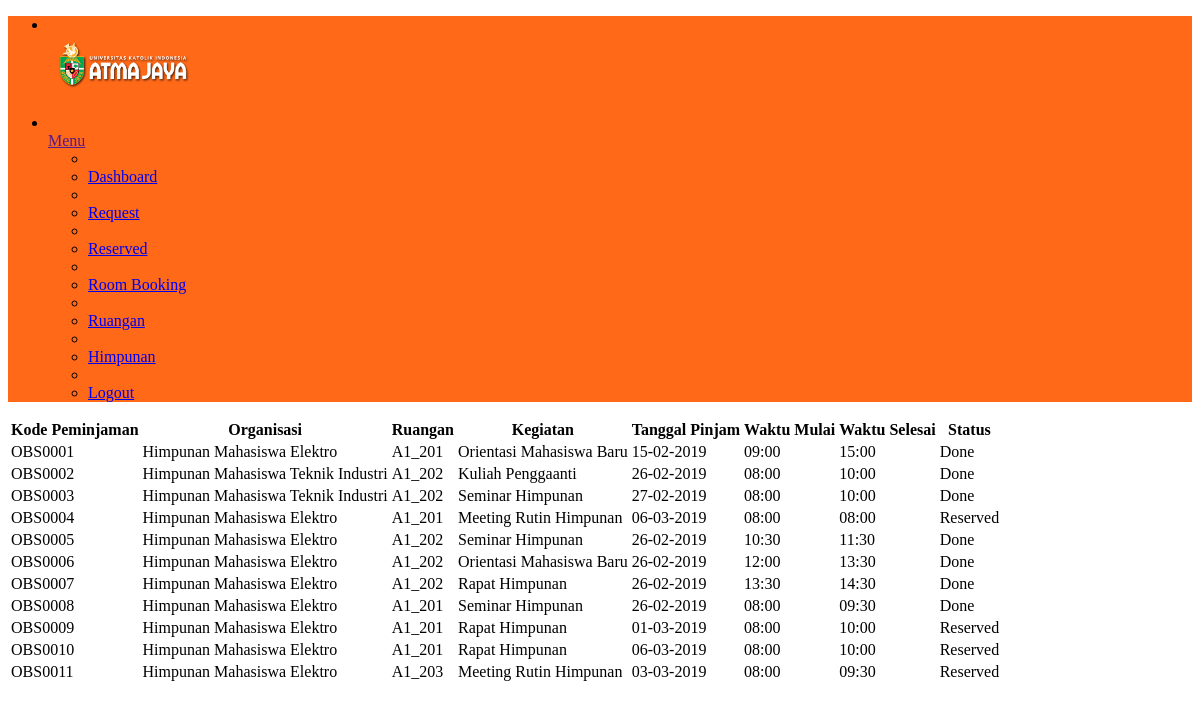
Before: /?page=DataReserved (signed in) with the older database file.
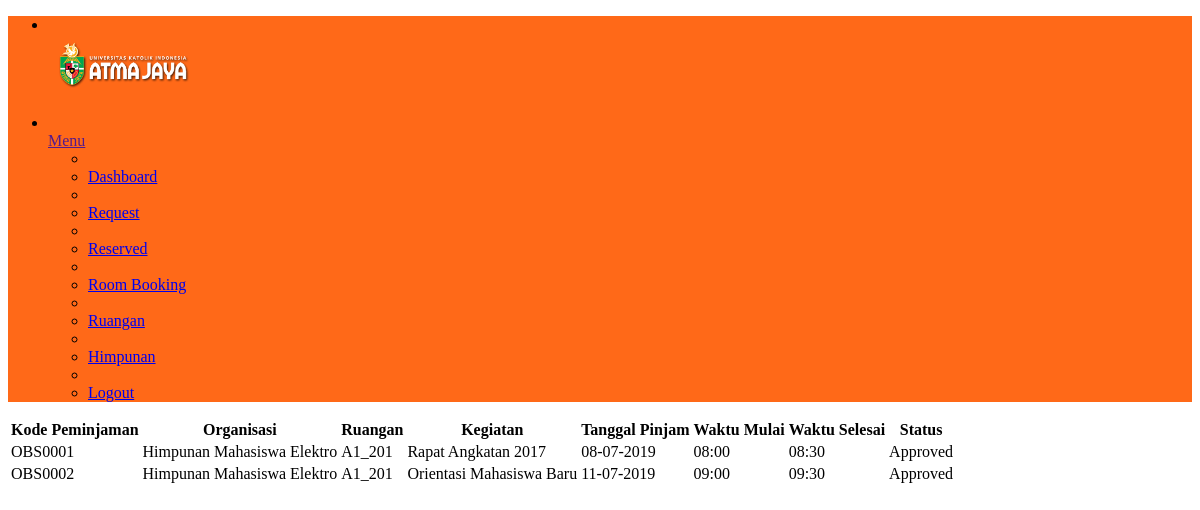
After: the same page with the newer database file.
### tables this page shows
CREATE TABLE IF NOT EXISTS `tb_observasi` (
  `kd_peminjaman` varchar(10) NOT NULL,
  `id_request` varchar(10) NOT NULL,
  `kd_ruangan` varchar(15) NOT NULL,
  `tanggal_pinjam` date NOT NULL,
  `waktu_pinjam` time NOT NULL,
  `waktu_selesai` time NOT NULL,
  `status_peminjaman` text NOT NULL,
  PRIMARY KEY (`kd_peminjaman`),
  KEY `id_request` (`id_request`)
);

CREATE TABLE IF NOT EXISTS `tb_request` (
  `id_request` varchar(10) NOT NULL,
  `nama_organisasi` varchar(50) NOT NULL,
  `kd_ruangan` varchar(15) NOT NULL,
  `keperluan` text NOT NULL,
  `tanggal_permohonan` date NOT NULL,
  `tanggal_pinjam` date NOT NULL,
  `durasiWaktu` varchar(15) NOT NULL,
  `waktu_mulai` time NOT NULL,
  `waktu_selesai` time NOT NULL,
  `action` varchar(20) NOT NULL,
  PRIMARY KEY (`id_request`),
  KEY `nama_organisasi` (`nama_organisasi`)
);

### Koneksi/koneksi.php (called while the page is built, shortened)
<?php
	$myDbs = "sistem_ruangan";
?>

### fungsi/fungsi.php (called while the page is built, shortened)
<?php
class DB_Functions {
    function __construct() {
        include 'Koneksi/koneksi.php';
    }
    function getDataReserved() {
        $result = mysql_query("SELECT a.kd_peminjaman, b.nama_organisasi, a.kd_ruangan, a.tanggal_pinjam, "
                . "time_format(a.waktu_pinjam, '%H:%i') as waktu_pinjam, "
                . "time_format(a.waktu_selesai, '%H:%i') as waktu_selesai, b.keperluan, a.status_peminjaman "
                . "FROM tb_observasi as a JOIN tb_request as b WHERE a.id_request = b.id_request "
                . "Order By kd_peminjaman ASC ");
        return $result;
    }
}
?>

### library/inc.library.php (called while the page is built, shortened)
<?php
	function IndonesiaTgl($tanggal){
		$tgl = substr($tanggal,8,2);
		$bln = substr($tanggal,5,2);
		$thn = substr($tanggal,0,4);
		$tanggal = "$tgl-$bln-$thn";
		return $tanggal;
	}
?>

### show_reserved.php (the view, shortened to what this page needs)
<!DOCTYPE html>
<html>
<head>
	<?php
	require "./admin/partials/header.php";
	include "./library/inc.library.php";
	include "./fungsi/fungsi.php";
        $fungsi = new DB_Functions();
	?>
    <link rel="stylesheet" type="text/css" href="https://cdn.datatables.net/1.10.11/css/jquery.dataTables.min.css">
    <?php
    $fungsi->updateDoneStatus(date("Y/m/d"));
    ?>
</head>
		<main class="main-content bgc-grey-100">
			<div id="mainContent">
				<table class="display table table-striped table-bordered" id="datatable">
                    <thead>
                    	<th>Kode Peminjaman</th>
                    	<th>Organisasi</th>
                    	<th>Ruangan</th>
                        <th>Kegiatan</th>
                    	<th>Tanggal Pinjam</th>
                        <th>Waktu Mulai</th>
                    	<th>Waktu Selesai</th>
                    	<th>Status</th>
                    </thead>
                    <tbody>
                    	<?php
                                $myQry = $fungsi->getDataReserved();
                                while ($kolomData = mysql_fetch_array($myQry)) {
                                    ?>
                                    <tr>
                                        <td><?php echo $kolomData['kd_peminjaman']; ?></td>
                                        <td><?php echo $kolomData['nama_organisasi']; ?></td>
                                        <td><?php echo $kolomData['kd_ruangan']; ?></td>
                                        <td><?php echo $kolomData['keperluan']; ?></td>
                                        <td><?php echo IndonesiaTgl($kolomData['tanggal_pinjam'])?></td>
                                        <td><?php echo $kolomData['waktu_pinjam'] ?></td>
                                        <td><?php echo $kolomData['waktu_selesai'] ?></td>
                                        <td><?php echo $kolomData['status_peminjaman']; ?></td>
                                    </tr>
                                <?php } ?>
                    </tbody>
                </table>
			</div>
		</main>
</html>

### index.php (shortened to what this page needs)
<!DOCTYPE html>
<html>
    <head>
        <?php
        include "./admin/partials/header.php";
        ?>
    </head>
    <body class="app">
        <div class="page-container">
            <?php
            require './admin/partials/navbar.php';
            ?>
            <?php include './Page/page.php' ?>
        </div>
    </body>
</html>

### admin/partials/header.php (shortened to what this page needs)
<link href="admin/assets/style.css" rel="stylesheet">

### admin/partials/navbar.php (shortened to what this page needs)
<div class="header navbar" style="background-color:#FF6918; width:100%;">
    <div class="header-container">
        <ul class="nav-left">
            <li class="dropdown">
                <a href="" class="dropdown-toggle no-after peers fxw-nw ai-c lh-1" data-toggle="dropdown">
                    <div class="peer mR-10">
                    </div>
                    <div class="peer">
                        <span class="fsz-sm c-white"><img src="./assets/assets/static/images/header.png" height="60.em" width="150.em"></span>
                    </div>
                </a>
            </li>
        </ul>
        <ul class="nav-right">
            <li class="dropdown">
                <a href="" class="dropdown-toggle no-after peers fxw-nw ai-c lh-1" data-toggle="dropdown">
                    <div class="peer mR-10">
                    </div>
                    <div class="peer">
                        <span class="fsz-sm c-white">Menu</span>
                    </div>
                </a>
                <ul class="dropdown-menu fsz-sm">
                    <?php
                    if (empty($_SESSION['level'])) {
                        ?>
                        <li role="separator" class="divider"></li>
                        <li>
                            <a href="" class="d-b td-n pY-5 bgcH-grey-100 c-grey-700">
                                <a href="?page=Login"><span>Login</span></a>
                            </a>
                        </li>
                        <?php
                    } else if ($_SESSION['level'] == 'admin') {
                        ?>
                        <li role="separator" class="divider"></li>
                        <li>
                            <a href="" class="d-b td-n pY-5 bgcH-grey-100 c-grey-700">
                                <a href="?page=HomePage"><span>Dashboard</span></a>
                            </a>
                        </li>
                </li>
                <li role="separator" class="divider"></li>
                <li>
                    <a href="" class="d-b td-n pY-5 bgcH-grey-100 c-grey-700">
                        <a href="?page=DataRequest"><span>Request</span></a>
                    </a>
                </li>
                <li role="separator" class="divider"></li>
                <li>
                    <a href="" class="d-b td-n pY-5 bgcH-grey-100 c-grey-700">
                        <a href="?page=DataReserved"><span>Reserved</span></a>
                    </a>
                </li>
                <li role="separator" class="divider"></li>
                <li>
                    <a href="" class="d-b td-n pY-5 bgcH-grey-100 c-grey-700">
                        <a href="?page=FormRequest"><span>Room Booking</span></a>
                    </a>
                </li>
                <li role="separator" class="divider"></li>
                <li>
                    <a href="" class="d-b td-n pY-5 bgcH-grey-100 c-grey-700">
                        <a href="?page=DataRuangan"><span>Ruangan</span></a>
                    </a>
                </li>
                <li role="separator" class="divider"></li>
                <li>
                    <a href="" class="d-b td-n pY-5 bgcH-grey-100 c-grey-700">
                        <a href="?page=DataHimpunan"><span>Himpunan</span></a>
                    </a>
                </li>
                <li role="separator" class="divider"></li>
                <li>
                    <a href="" class="d-b td-n pY-5 bgcH-grey-100 c-grey-700">
                        <a href="?page=Logout"><span>Logout</span></a>
                    </a>
                </li>
                <?php
            } else if ($_SESSION['level'] == 'himpunan') {
                ?>
                <li role="separator" class="divider"></li>
                <li>
                    <a href="" class="d-b td-n pY-5 bgcH-grey-100 c-grey-700">
                        <a href="?page=HomePage"><span>Dashboard</span></a>
                    </a>
                </li>
                <li role="separator" class="divider"></li>
                <li>
                    <a href="" class="d-b td-n pY-5 bgcH-grey-100 c-grey-700">
                        <a href="?page=FormRequest"><span>Room Booking</span></a>
                    </a>
                </li>
                <li role="separator" class="divider"></li>
                <li>
                    <a href="" class="d-b td-n pY-5 bgcH-grey-100 c-grey-700">
                        <a href="?page=DataRequest"><span>Your Request</span></a>
                    </a>
                </li>
                <li role="separator" class="divider"></li>
                <li>
                    <a href="" class="d-b td-n pY-5 bgcH-grey-100 c-grey-700">
                        <a href="?page=Logout"><span>Logout</span></a>
                    </a>
                </li>
                <?php
            } else if ($_SESSION['level'] == 'kabid') {
                ?>
                <li role="separator" class="divider"></li>
                <li>
                    <a href="" class="d-b td-n pY-5 bgcH-grey-100 c-grey-700">
                        <a href="?page=HomePage"><span>Dashboard</span></a>
                    </a>
                </li>
                <li role="separator" class="divider"></li>
                <li>
                    <a href="" class="d-b td-n pY-5 bgcH-grey-100 c-grey-700">
                        <a href="?page=DataRequest"><span>Request</span></a>
                    </a>
                </li>
                <li role="separator" class="divider"></li>
                <li>
                    <a href="" class="d-b td-n pY-5 bgcH-grey-100 c-grey-700">
                        <a href="?page=Logout"><span>Logout</span></a>
                    </a>
                </li>
                <?php
            }
            ?>
        </ul>
    </div>
</div>

### Page/page.php (shortened to what this page needs)
<?php
if ($_GET) {
    switch ($_GET['page']) {
        case 'DataReserved' :
            include "show_reserved.php";
            break;
    }
} else {
    if (!file_exists("home_page.php"))
        die("Empty Main Page!");
    include "home_page.php";
}
?>

### admin/partials/header.php (style rules this page uses)
.page-container { padding: 0px!important; }

Changed rows visible on the page:
removed tb_observasi: kd_peminjaman "OBS0003", id_request.nama_organisasi "Himpunan Mahasiswa Teknik Industri", kd_ruangan "A1_202", id_request.keperluan "Seminar Himpunan", tanggal_pinjam "27-02-2019", waktu_pinjam "08:00", waktu_selesai "10:00", status_peminjaman "Done"
removed tb_observasi: kd_peminjaman "OBS0004", id_request.nama_organisasi "Himpunan Mahasiswa Elektro", kd_ruangan "A1_201", id_request.keperluan "Meeting Rutin Himpunan", tanggal_pinjam "06-03-2019", waktu_pinjam "08:00", waktu_selesai "08:00", status_peminjaman "Reserved"
removed tb_observasi: kd_peminjaman "OBS0005", id_request.nama_organisasi "Himpunan Mahasiswa Elektro", kd_ruangan "A1_202", id_request.keperluan "Seminar Himpunan", tanggal_pinjam "26-02-2019", waktu_pinjam "10:30", waktu_selesai "11:30", status_peminjaman "Done"
removed tb_observasi: kd_peminjaman "OBS0006", id_request.nama_organisasi "Himpunan Mahasiswa Elektro", kd_ruangan "A1_202", id_request.keperluan "Orientasi Mahasiswa Baru", tanggal_pinjam "26-02-2019", waktu_pinjam "12:00", waktu_selesai "13:30", status_peminjaman "Done"
removed tb_observasi: kd_peminjaman "OBS0007", id_request.nama_organisasi "Himpunan Mahasiswa Elektro", kd_ruangan "A1_202", id_request.keperluan "Rapat Himpunan", tanggal_pinjam "26-02-2019", waktu_pinjam "13:30", waktu_selesai "14:30", status_peminjaman "Done"
removed tb_observasi: kd_peminjaman "OBS0008", id_request.nama_organisasi "Himpunan Mahasiswa Elektro", kd_ruangan "A1_201", id_request.keperluan "Seminar Himpunan", tanggal_pinjam "26-02-2019", waktu_pinjam "08:00", waktu_selesai "09:30", status_peminjaman "Done"
removed tb_observasi: kd_peminjaman "OBS0009", id_request.nama_organisasi "Himpunan Mahasiswa Elektro", kd_ruangan "A1_201", id_request.keperluan "Rapat Himpunan", tanggal_pinjam "01-03-2019", waktu_pinjam "08:00", waktu_selesai "10:00", status_peminjaman "Reserved"
removed tb_observasi: kd_peminjaman "OBS0010", id_request.nama_organisasi "Himpunan Mahasiswa Elektro", kd_ruangan "A1_201", id_request.keperluan "Rapat Himpunan", tanggal_pinjam "06-03-2019", waktu_pinjam "08:00", waktu_selesai "10:00", status_peminjaman "Reserved"
removed tb_observasi: kd_peminjaman "OBS0011", id_request.nama_organisasi "Himpunan Mahasiswa Elektro", kd_ruangan "A1_203", id_request.keperluan "Meeting Rutin Himpunan", tanggal_pinjam "03-03-2019", waktu_pinjam "08:00", waktu_selesai "09:30", status_peminjaman "Reserved"
changed tb_observasi "OBS0001": id_request.keperluan "Orientasi Mahasiswa Baru" → "Rapat Angkatan 2017"; tanggal_pinjam "15-02-2019" → "08-07-2019"; waktu_pinjam "09:00" → "08:00"; waktu_selesai "15:00" → "08:30"; status_peminjaman "Done" → "Approved"
changed tb_observasi "OBS0002": id_request.nama_organisasi "Himpunan Mahasiswa Teknik Industri" → "Himpunan Mahasiswa Elektro"; kd_ruangan "A1_202" → "A1_201"; id_request.keperluan "Kuliah Penggaanti" → "Orientasi Mahasiswa Baru"; tanggal_pinjam "26-02-2019" → "11-07-2019"; waktu_pinjam "08:00" → "09:00"; waktu_selesai "10:00" → "09:30"; status_peminjaman "Done" → "Approved"
